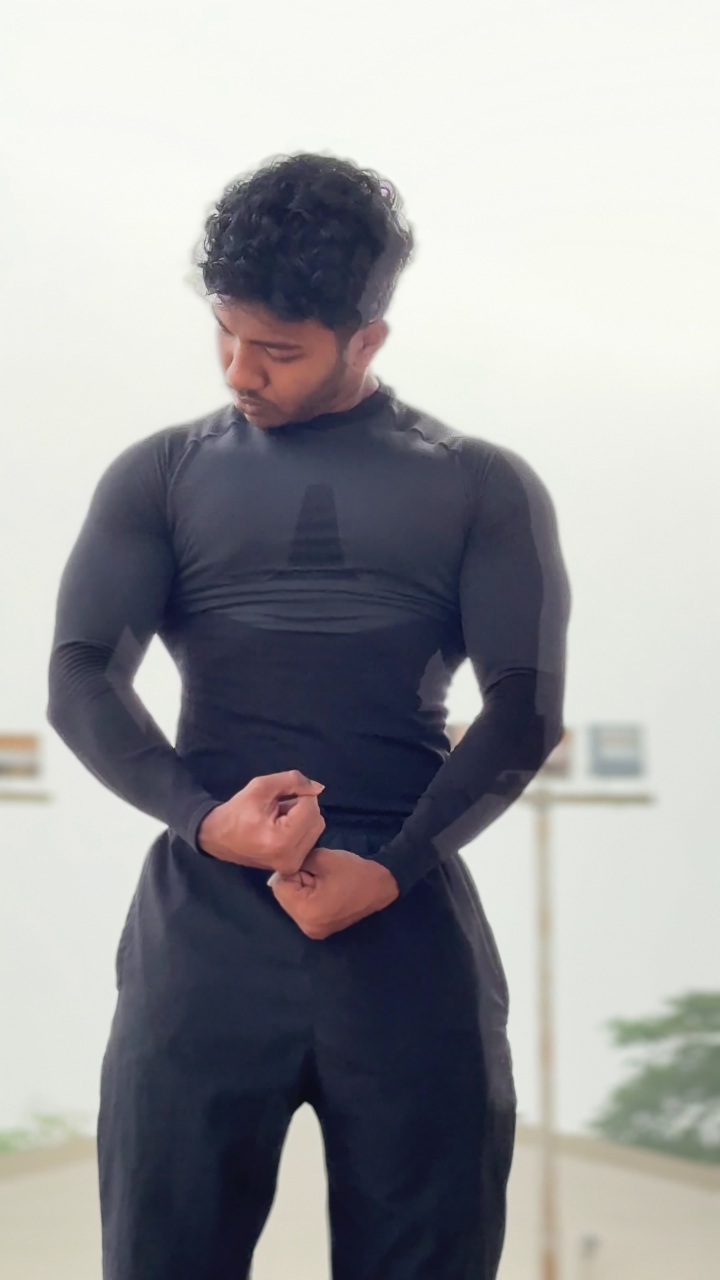
#> input picture candidates/1_candidate_0.jpg, 2160 x 3840 px (shown at 1/3 size); its folder holds only this picture in this run
$ python -i content_analyzer.py   (imports and definitions only)   (older library calls are emulated)
#> lines starting #> are read from the running program, lines starting #| are printed output that depends on the picture; after the words box and inside, x2 and y2 are one past the last pixel; in counts of white or black regions, pixels touching at a corner belong together
### config.py
"""
config.py
Central configuration for the Intelligent Video Thumbnail Generator.
All tunable parameters live here so experiments are reproducible and
nothing is hard-coded deep inside the modules.
"""

import os

# ---------------------------------------------------------------------------
# Paths
# ---------------------------------------------------------------------------
BASE_DIR = os.path.dirname(os.path.abspath(__file__))

UPLOAD_DIR = os.path.join(BASE_DIR, "uploads")
OUTPUT_DIR = os.path.join(BASE_DIR, "outputs")
CANDIDATES_DIR = os.path.join(BASE_DIR, "candidates")
RESULTS_DIR = os.path.join(BASE_DIR, "results")
EVALUATION_DIR = os.path.join(BASE_DIR, "evaluation")
DATASET_DIR = os.path.join(BASE_DIR, "dataset")
DATABASE_PATH = os.path.join(BASE_DIR, "app_data.db")

for _d in (UPLOAD_DIR, OUTPUT_DIR, CANDIDATES_DIR, RESULTS_DIR, EVALUATION_DIR, DATASET_DIR):
    os.makedirs(_d, exist_ok=True)

# ---------------------------------------------------------------------------
# Upload / security
# ---------------------------------------------------------------------------
ALLOWED_EXTENSIONS = {"mp4", "avi", "mov", "mkv", "webm"}
MAX_CONTENT_LENGTH_MB = 200
MAX_CONTENT_LENGTH = MAX_CONTENT_LENGTH_MB * 1024 * 1024

# ---------------------------------------------------------------------------
# Frame sampling
# ---------------------------------------------------------------------------
# How many frames per second to sample for shot-boundary analysis.
# Full FPS is unnecessary and expensive; 2-4 samples/sec is enough to
# catch cuts without missing very short shots.
SAMPLE_FPS = 3

# Minimum shot length (in sampled-frame units) to avoid over-segmentation
# from noise / camera flashes.
MIN_SHOT_LENGTH_FRAMES = 3

# Shot boundary adaptive threshold: threshold = mean + K_SIGMA * std
SHOT_BOUNDARY_K_SIGMA = 2.5

# ---------------------------------------------------------------------------
# Key frame candidate extraction
# ---------------------------------------------------------------------------
# Max candidate frames sampled per shot before quality filtering.
MAX_CANDIDATES_PER_SHOT = 6

# Final number of candidates kept per shot after preliminary quality +
# de-duplication filtering.
MAX_KEPT_CANDIDATES_PER_SHOT = 3

# Histogram correlation above this value => frames considered near-duplicate.
DUPLICATE_HIST_CORR_THRESHOLD = 0.97

# ---------------------------------------------------------------------------
# CQTR scoring weights (Section 6 of the master spec)
# NOTE: these are a reasonable *starting* scheme, not claimed to be
# scientifically optimal. They are meant to be varied during experiments
# (see research/ablation_study.md).
# ---------------------------------------------------------------------------
CQTR_WEIGHTS = {
    "sharpness": 0.20,
    "brightness": 0.10,
    "contrast": 0.10,
    "color": 0.10,
    "scene_representativeness": 0.20,
    "content_importance": 0.25,
    "redundancy_penalty": 0.05,
}

# Brightness "ideal" band (0-255 mean luminance). Frames outside this
# band are penalized increasingly the further they are from the band.
BRIGHTNESS_IDEAL_LOW = 60
BRIGHTNESS_IDEAL_HIGH = 200

# Face detection cascade (OpenCV built-in, no external download required)
HAAR_FACE_CASCADE = "haarcascade_frontalface_default.xml"
FACE_SCORE_BONUS = 0.15  # additive bonus to content-importance if a clear face is found

# ---------------------------------------------------------------------------
# Top-N candidates shown on results page
# ---------------------------------------------------------------------------
TOP_N_ALTERNATIVES = 5

# ---------------------------------------------------------------------------
# Logging
# ---------------------------------------------------------------------------
LOG_LEVEL = "INFO"

### modules/content_analyzer.py
"""
content_analyzer.py
Lightweight content-importance analysis (Section 10 of the spec):
  - Edge density (visual complexity / subject boundaries)
  - Saliency (OpenCV's spectral-residual saliency, explainable & fast)
  - Central-region prominence (rule-of-thumb: important subjects are
    often centrally composed)
  - Optional face detection bonus (Haar Cascade, built into OpenCV)

IMPORTANT: face presence only ADDS a bonus on top of the content score;
it never overrides visual quality. A blurry/poorly-exposed face-containing
frame can still score low overall because quality is scored separately.
"""

import logging
from dataclasses import dataclass

import cv2
import numpy as np

import config

logger = logging.getLogger(__name__)

_face_cascade = None


def _get_face_cascade():
    """Lazily load the Haar cascade (ships with opencv-python)."""
    global _face_cascade
    if _face_cascade is None:
        cascade_path = cv2.data.haarcascades + config.HAAR_FACE_CASCADE
        _face_cascade = cv2.CascadeClassifier(cascade_path)
        if _face_cascade.empty():
            logger.warning("Could not load Haar cascade at %s; face detection disabled.", cascade_path)
    return _face_cascade


@dataclass
class ContentScores:
    edge_density: float
    saliency: float
    centrality: float
    face_bonus: float
    content_importance: float  # combined, normalized [0,1]


def _normalize(value: float, low: float, high: float) -> float:
    if high <= low:
        return 0.0
    return float(np.clip((value - low) / (high - low), 0.0, 1.0))


def compute_edge_density(frame: np.ndarray) -> float:
    """Fraction of pixels detected as edges via Canny, normalized."""
    gray = cv2.cvtColor(frame, cv2.COLOR_BGR2GRAY)
    edges = cv2.Canny(gray, 100, 200)
    density = float(np.mean(edges > 0))  # already in [0,1]
    # Typical useful range for "meaningful complexity" without being noise: 0 - 0.25
    return _normalize(density, 0.0, 0.25)


def compute_saliency(frame: np.ndarray) -> float:
    """
    Spectral-residual saliency (fast, explainable, no training required).
    Returns mean saliency map activation, normalized to [0,1].
    """
    try:
        saliency_algo = cv2.saliency.StaticSaliencySpectralResidual_create()
        success, saliency_map = saliency_algo.computeSaliency(frame)
        if not success:
            return 0.5  # neutral fallback
        return float(np.clip(np.mean(saliency_map), 0.0, 1.0))
    except AttributeError:
        # cv2.saliency module not available in this OpenCV build (requires
        # opencv-contrib-python). Fall back to a simple gradient-magnitude
        # proxy for saliency so the pipeline still runs end-to-end.
        gray = cv2.cvtColor(frame, cv2.COLOR_BGR2GRAY).astype(np.float32)
        gx = cv2.Sobel(gray, cv2.CV_32F, 1, 0)
        gy = cv2.Sobel(gray, cv2.CV_32F, 0, 1)
        magnitude = np.sqrt(gx ** 2 + gy ** 2)
        mean_mag = float(np.mean(magnitude))
        return _normalize(mean_mag, 0, 60)


def compute_centrality(frame: np.ndarray) -> float:
    """
    Central-region prominence: compares edge density in the central
    region of the frame vs. the full frame. A higher ratio suggests the
    visually important content is centrally composed (a common heuristic
    for "the subject is here", not a semantic guarantee).
    """
    h, w = frame.shape[:2]
    gray = cv2.cvtColor(frame, cv2.COLOR_BGR2GRAY)
    edges = cv2.Canny(gray, 100, 200)

    full_density = float(np.mean(edges > 0)) + 1e-6

    cy0, cy1 = int(h * 0.25), int(h * 0.75)
    cx0, cx1 = int(w * 0.25), int(w * 0.75)
    center_region = edges[cy0:cy1, cx0:cx1]
    center_density = float(np.mean(center_region > 0))

    ratio = center_density / full_density
    # ratio ~1 means center is as busy as the whole frame's average;
    # ratio > 1 means center is busier (more central subject prominence).
    return _normalize(ratio, 0.5, 2.0)


def detect_face_bonus(frame: np.ndarray) -> float:
    """
    Returns FACE_SCORE_BONUS if a reasonably clear face is detected,
    else 0.0. Uses a conservative minSize/minNeighbors to avoid false
    positives on noisy or low-quality frames.
    """
    cascade = _get_face_cascade()
    if cascade is None or cascade.empty():
        return 0.0

    gray = cv2.cvtColor(frame, cv2.COLOR_BGR2GRAY)
    h, w = gray.shape[:2]
    min_size = max(20, int(min(h, w) * 0.08))

    faces = cascade.detectMultiScale(
        gray, scaleFactor=1.1, minNeighbors=6, minSize=(min_size, min_size)
    )
    if len(faces) > 0:
        return config.FACE_SCORE_BONUS
    return 0.0


def analyze_content(frame: np.ndarray) -> ContentScores:
    """Compute the full content-importance score for a single frame."""
    edge_density = compute_edge_density(frame)
    saliency = compute_saliency(frame)
    centrality = compute_centrality(frame)
    face_bonus = detect_face_bonus(frame)

    # Combine sub-scores (equal-ish internal weighting), then add the
    # face bonus, capped at 1.0. Face presence never dominates the
    # score on its own -- it only nudges an already-decent frame up.
    base = 0.4 * edge_density + 0.35 * saliency + 0.25 * centrality
    content_importance = float(np.clip(base + face_bonus, 0.0, 1.0))

    return ContentScores(
        edge_density=edge_density,
        saliency=saliency,
        centrality=centrality,
        face_bonus=face_bonus,
        content_importance=content_importance,
    )

>>> import cv2
>>> picture = cv2.imread('../candidates/1_candidate_0.jpg')
#> picture is the input picture: shape (3840, 2160, 3); mean B, G, R 158.8, 156.1, 156.2
>>> result = analyze_content(picture)
#> in compute_edge_density, `gray = cv2.cvtColor(frame, cv2.COLOR_BGR2GRAY)`:
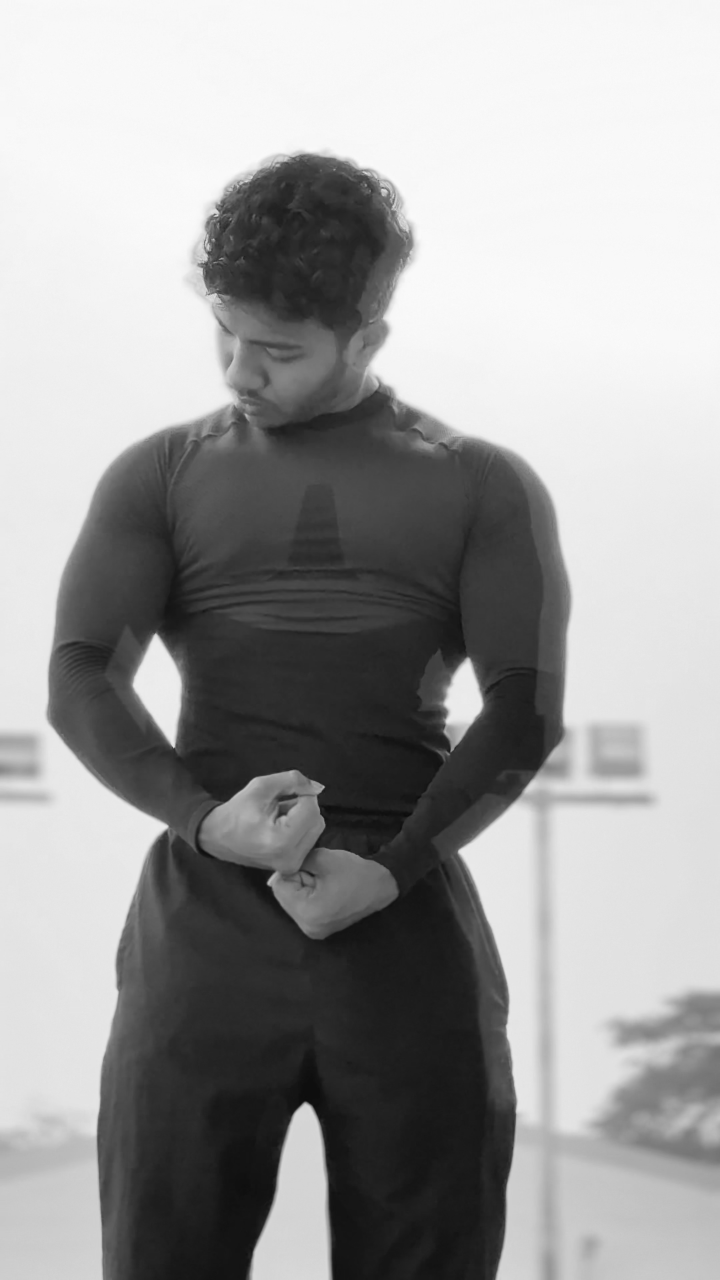
#> gray: shape (3840, 2160) (shown at 1/3 size); min 9, max 253, mean 156.4
#> in compute_edge_density, `edges = cv2.Canny(gray, 100, 200)`:
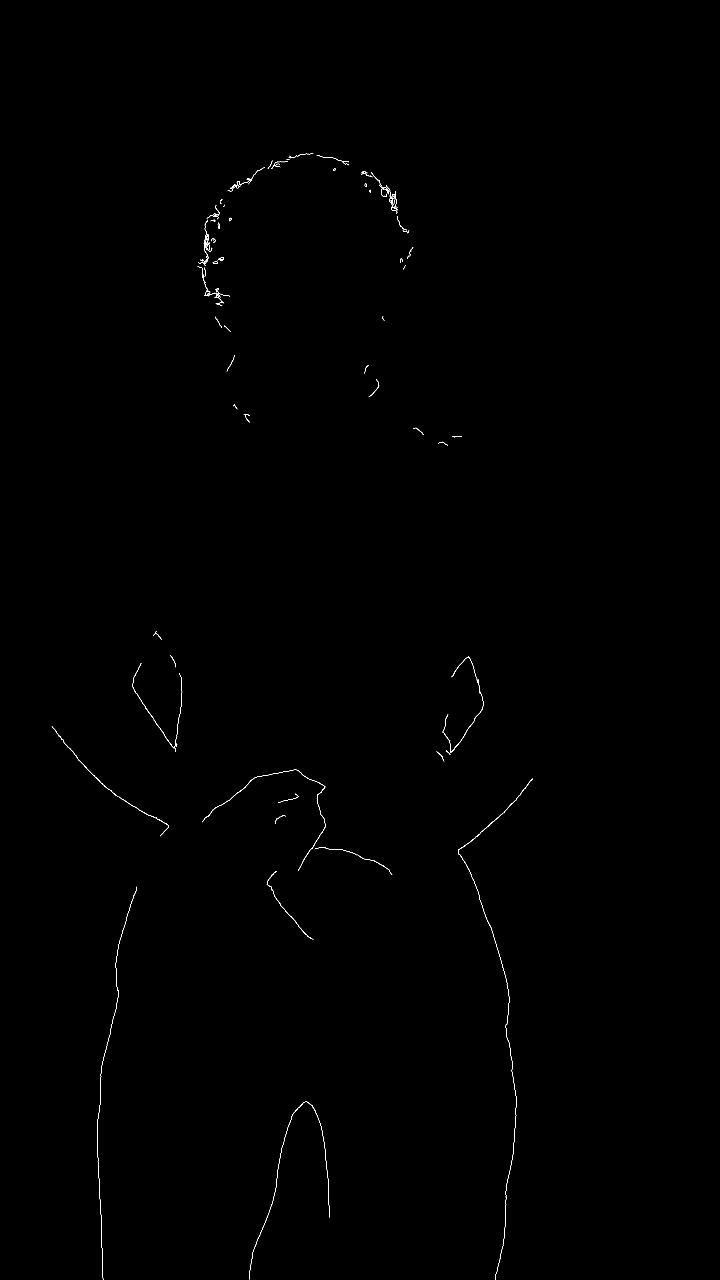
#> edges: shape (3840, 2160) (shown at 1/3 size); 0.13% white in thin lines or dots, all inside (x1, y1, x2, y2) = (155, 460, 1599, 3840)
#> in compute_edge_density, `density = float(np.mean(edges > 0))`: density = 0.00135
#> in analyze_content, `edge_density = compute_edge_density(frame)`: edge_density = 0.0054
#> in compute_saliency, `success, saliency_map = saliency_algo.computeSaliency(frame)`:
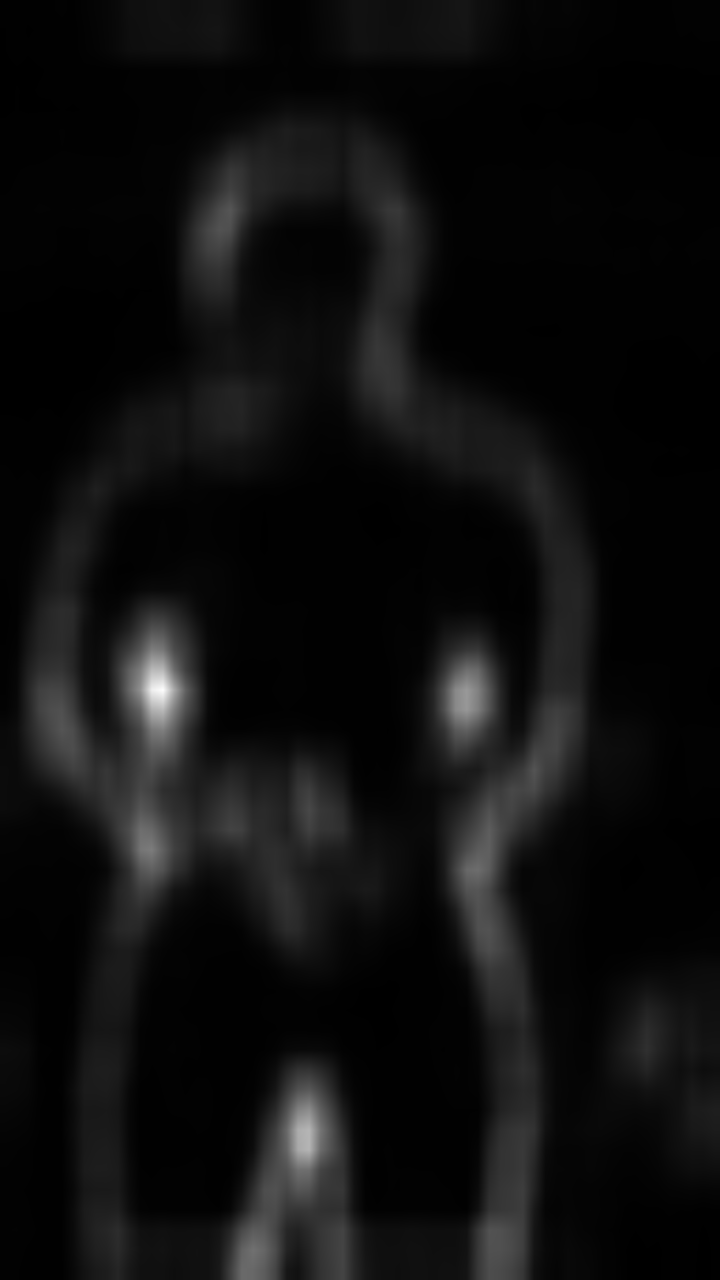
#> saliency_map: shape (3840, 2160) float32 (shown at 1/3 size); min 0.00169, max 0.997, mean 0.0596
#> in compute_saliency, `success, saliency_map = saliency_algo.computeSaliency(frame)`: success = True
#> in analyze_content, `saliency = compute_saliency(frame)`: saliency = 0.0596
#> in compute_centrality, `full_density = float(np.mean(edges > 0)) + 1e-6`: full_density = 0.00135
#> in compute_centrality, `center_region = edges[cy0:cy1, cx0:cx1]`:
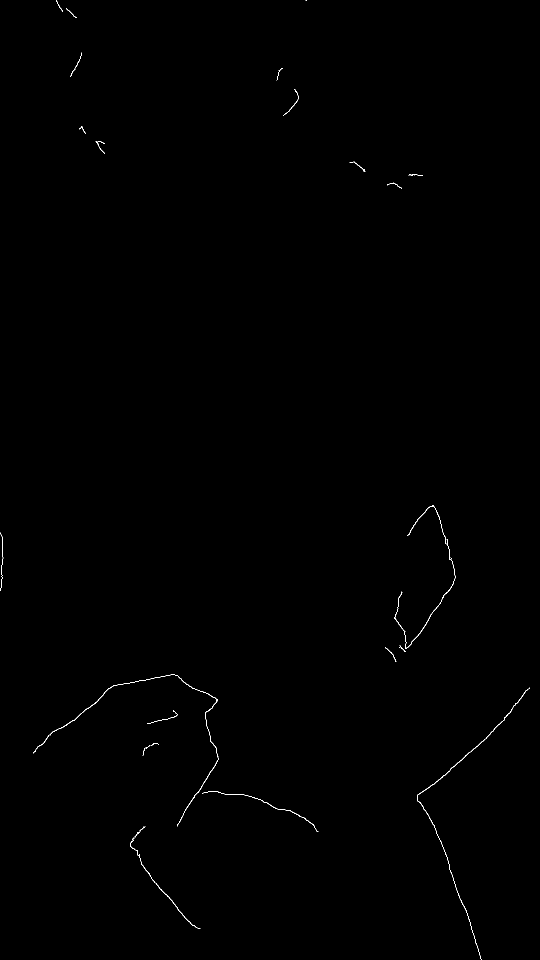
#> center_region: shape (1920, 1080) (shown at 1/2 size); 0.19% white in thin lines or dots
#> in compute_centrality, `center_density = float(np.mean(center_region > 0))`: center_density = 0.00185
#> in compute_centrality, `ratio = center_density / full_density`: ratio = 1.37
#> in analyze_content, `centrality = compute_centrality(frame)`: centrality = 0.581
#> in detect_face_bonus, `faces = cascade.detectMultiScale( gray, scaleFactor=1.1, minNeighbors=..`: faces = ()
#> in analyze_content, `face_bonus = detect_face_bonus(frame)`: face_bonus = 0
#> in analyze_content, `base = 0.4 * edge_density + 0.35 * saliency + 0.25 * centrality`: base = 0.168
